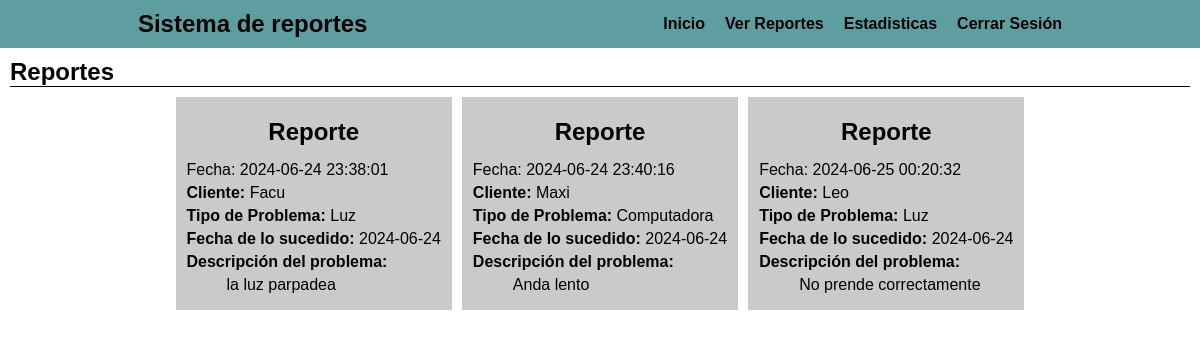
Screenshot of /listado.php with the database file from the repository.
### tables this page shows
CREATE TABLE `tickets` (
  `id` int(11) NOT NULL,
  `cliente` text NOT NULL,
  `falla` text NOT NULL,
  `descripcion` text NOT NULL,
  `fechaSuceso` date NOT NULL,
  `fecha` datetime NOT NULL
);

### listado.php (the view, shortened to what this page needs)
<?php include 'header.php'; ?>
<!DOCTYPE html>
<html lang="en">
<head>
    <link rel="stylesheet" href="style.css">
</head>
<body>
    <section>
        <h1 style="border-bottom:1px solid">Reportes</h1>
        <div style="display: flex;justify-content: center;gap:10px;margin:10px">
            <?php
            require 'conexion.php';
                $consulta=$conexion->prepare("SELECT * FROM tickets");
                $consulta->execute();
                $datos=$consulta->fetchAll(PDO::FETCH_ASSOC);
                $cuenta=$consulta->rowCount();
                if($cuenta>0){
                    foreach ($datos as $elem) {
                        ?>
                        <div class="ticket">
                            <h1 style="text-align: center; padding: 10px 0px;">Reporte</h1>
                            <p >Fecha: <?= $elem['fecha'] ?></p>
                            <p><span>Cliente:</span> <?= $elem['cliente'] ?></p>
                            <p><span>Tipo de Problema:</span> <?= $elem['falla'] ?></p>
                            <p><span>Fecha de lo sucedido:</span> <?= $elem['fechaSuceso'] ?></p>
                            <p><span>Descripción del problema:</span><br> <ul><?= $elem['descripcion'] ?></ul></p>
                        </div>
                        <?php
                    }
                }
                else{
                    echo "<h2>No se enviaron reportes en dia de hoy</h2>";
                }
            ?>
        </div>
    </section>
</body>
</html>

### header.php
<nav class="nav">
	<h2>Sistema de reportes</h2>
	<ul class="nav-menu">
		<li class="nav-menu-item"><a href="admin.php">Inicio</a></li>
		<li class="nav-menu-item"><a href="listado.php">Ver Reportes</a></li>
		<li class="nav-menu-item"><a href="graficoReportes.php">Estadisticas</a></li>
		<li class="nav-menu-item"><a href="./">Cerrar Sesión</a></li>
	</ul>
</nav>

### style.css (style rules this page uses)
* { margin: 0; box-sizing: border-box; font-family: Arial; }
.nav { display: flex; align-items: center; justify-content: space-around; background-color: cadetblue; padding: 10px; }
.nav h2 { font-weight: 900; }
.nav-menu { list-style: none; display: flex; gap: 20px; }
.nav-menu-item a { text-decoration: none; color: black; font-weight: 600; }
section { padding: 10px; }
.ticket { border: 1px solid #CACACA; padding: 10px; background-color: #CACACA; }
.ticket p { margin:5px 0; }
.ticket span { font-weight: bold; }

### rows the page displays
tickets: fecha "2024-06-24 23:38:01", cliente "Facu", falla "Luz", fechaSuceso "2024-06-24", descripcion "la luz parpadea"
tickets: fecha "2024-06-24 23:40:16", cliente "Maxi", falla "Computadora", fechaSuceso "2024-06-24", descripcion "Anda lento"
tickets: fecha "2024-06-25 00:20:32", cliente "Leo", falla "Luz", fechaSuceso "2024-06-24", descripcion "No prende correctamente"
